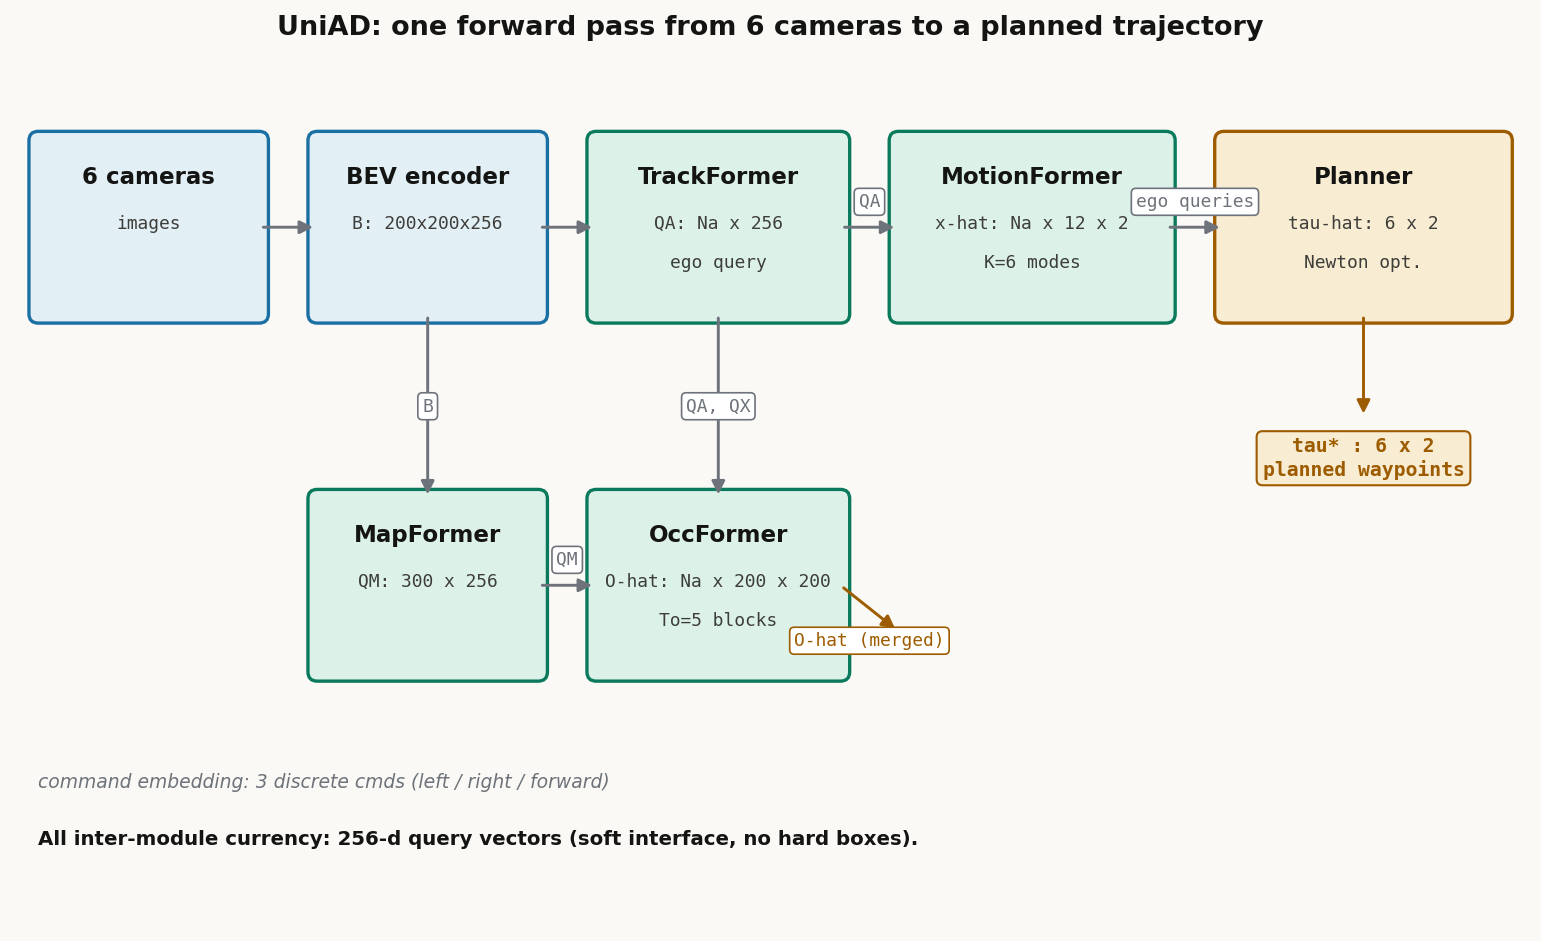

Write the Python code that produced this figure.
# -*- coding: utf-8 -*-
"""UniAD query-flow diagram: modules as boxes, arrows labeled with tensor shapes."""
import matplotlib
matplotlib.use("Agg")
import matplotlib.pyplot as plt
from matplotlib.patches import FancyBboxPatch, FancyArrowPatch

plt.rcParams["font.family"] = "DejaVu Sans"
plt.rcParams["axes.unicode_minus"] = False

fig, ax = plt.subplots(figsize=(13, 7.5))
ax.set_xlim(0, 13)
ax.set_ylim(0, 7.5)
ax.axis("off")

IN, OP, OUT, WIRE = "#1a6fa3", "#0b7a5c", "#9e5c00", "#6e737b"
IN_F, OP_F, OUT_F = "#e2eff5", "#dcf2e8", "#f8ecd2"

def box(x, y, w, h, title, lines, fc, ec, tsize=11):
    p = FancyBboxPatch((x, y), w, h, boxstyle="round,pad=0.08",
                       facecolor=fc, edgecolor=ec, linewidth=1.6)
    ax.add_patch(p)
    ax.text(x + w / 2, y + h - 0.32, title, ha="center", va="center",
            fontsize=tsize, fontweight="bold", color="#141413")
    for i, ln in enumerate(lines):
        ax.text(x + w / 2, y + h - 0.72 - i * 0.34, ln, ha="center", va="center",
                fontsize=8.6, color="#3d3d3a", family="monospace")

def arrow(x1, y1, x2, y2, label, dy=0.0, color=WIRE, fsize=8.6):
    a = FancyArrowPatch((x1, y1), (x2, y2), arrowstyle="-|>",
                        mutation_scale=13, linewidth=1.4, color=color,
                        connectionstyle="arc3,rad=0.0")
    ax.add_patch(a)
    ax.text((x1 + x2) / 2, (y1 + y2) / 2 + dy, label, ha="center", va="center",
            fontsize=fsize, color=color, family="monospace",
            bbox=dict(boxstyle="round,pad=0.25", facecolor="white",
                      edgecolor=color, linewidth=0.8))

# layout: two rows
# row 1 (top): cameras -> BEV -> TrackFormer -> MotionFormer -> Planner
# row 2 (bot): MapFormer -> OccFormer (feeds planner)
box(0.2, 5.3, 1.9, 1.5, "6 cameras", ["images"], IN_F, IN)
box(2.6, 5.3, 1.9, 1.5, "BEV encoder", ["B: 200x200x256"], IN_F, IN)
box(5.0, 5.3, 2.1, 1.5, "TrackFormer", ["QA: Na x 256", "ego query"], OP_F, OP)
box(7.6, 5.3, 2.3, 1.5, "MotionFormer", ["x-hat: Na x 12 x 2", "K=6 modes"], OP_F, OP)
box(10.4, 5.3, 2.4, 1.5, "Planner", ["tau-hat: 6 x 2", "Newton opt."], OUT_F, OUT)

box(2.6, 2.2, 1.9, 1.5, "MapFormer", ["QM: 300 x 256"], OP_F, OP)
box(5.0, 2.2, 2.1, 1.5, "OccFormer", ["O-hat: Na x 200 x 200", "To=5 blocks"], OP_F, OP)

arrow(2.1, 6.05, 2.6, 6.05, "")
arrow(4.5, 6.05, 5.0, 6.05, "")
arrow(7.1, 6.05, 7.6, 6.05, "QA", dy=0.22)
arrow(9.9, 6.05, 10.4, 6.05, "ego queries", dy=0.22)
arrow(3.55, 5.3, 3.55, 3.7, "B", dy=0.0)
arrow(6.05, 5.3, 6.05, 3.7, "QA, QX", dy=0.0)
arrow(4.5, 2.95, 5.0, 2.95, "QM", dy=0.22)
arrow(7.1, 2.95, 7.6, 2.55, "O-hat (merged)", dy=-0.28, color=OUT)
arrow(11.6, 5.3, 11.6, 4.4, "", color=OUT)
ax.text(11.6, 4.05, "tau* : 6 x 2\nplanned waypoints", ha="center", va="center",
        fontsize=9.5, fontweight="bold", color=OUT, family="monospace",
        bbox=dict(boxstyle="round,pad=0.3", facecolor=OUT_F, edgecolor=OUT))

ax.text(0.2, 1.2, "command embedding: 3 discrete cmds (left / right / forward)",
        fontsize=9, color=WIRE, style="italic")
ax.text(0.2, 0.7, "All inter-module currency: 256-d query vectors (soft interface, no hard boxes).",
        fontsize=9.5, color="#141413", weight="bold")

ax.set_title("UniAD: one forward pass from 6 cameras to a planned trajectory",
             fontsize=13, fontweight="bold", color="#141413", pad=12)

out = "/home/hatch/workspace/your_files/paper-xray-40/e2e-mainstream/uniad-xray/fig-flow.png"
fig.savefig(out, dpi=150, bbox_inches="tight", facecolor="#faf9f5")
print("saved", out)
